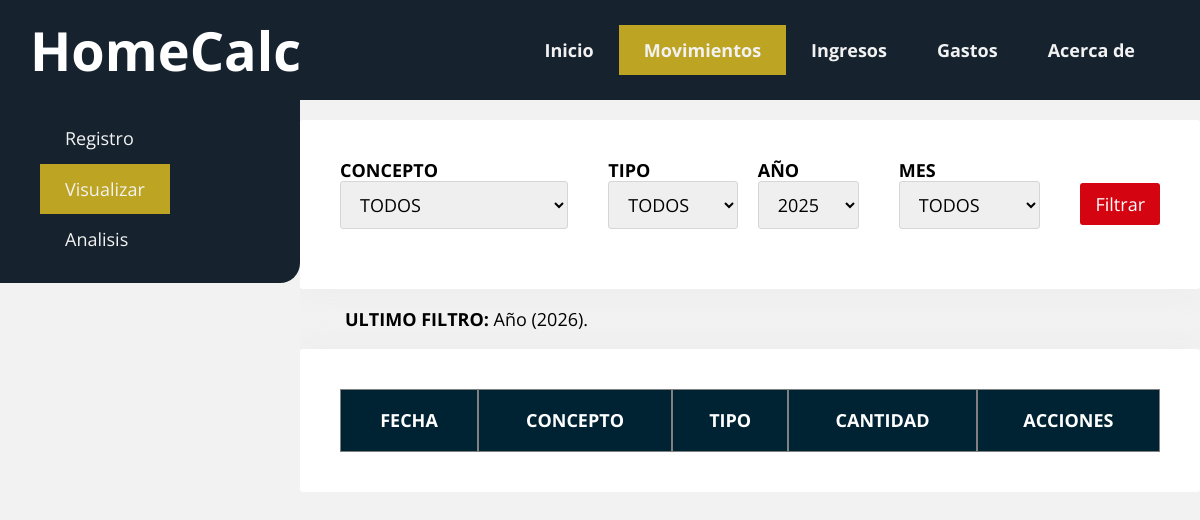
The page /manage_movements on the database as committed earlier.
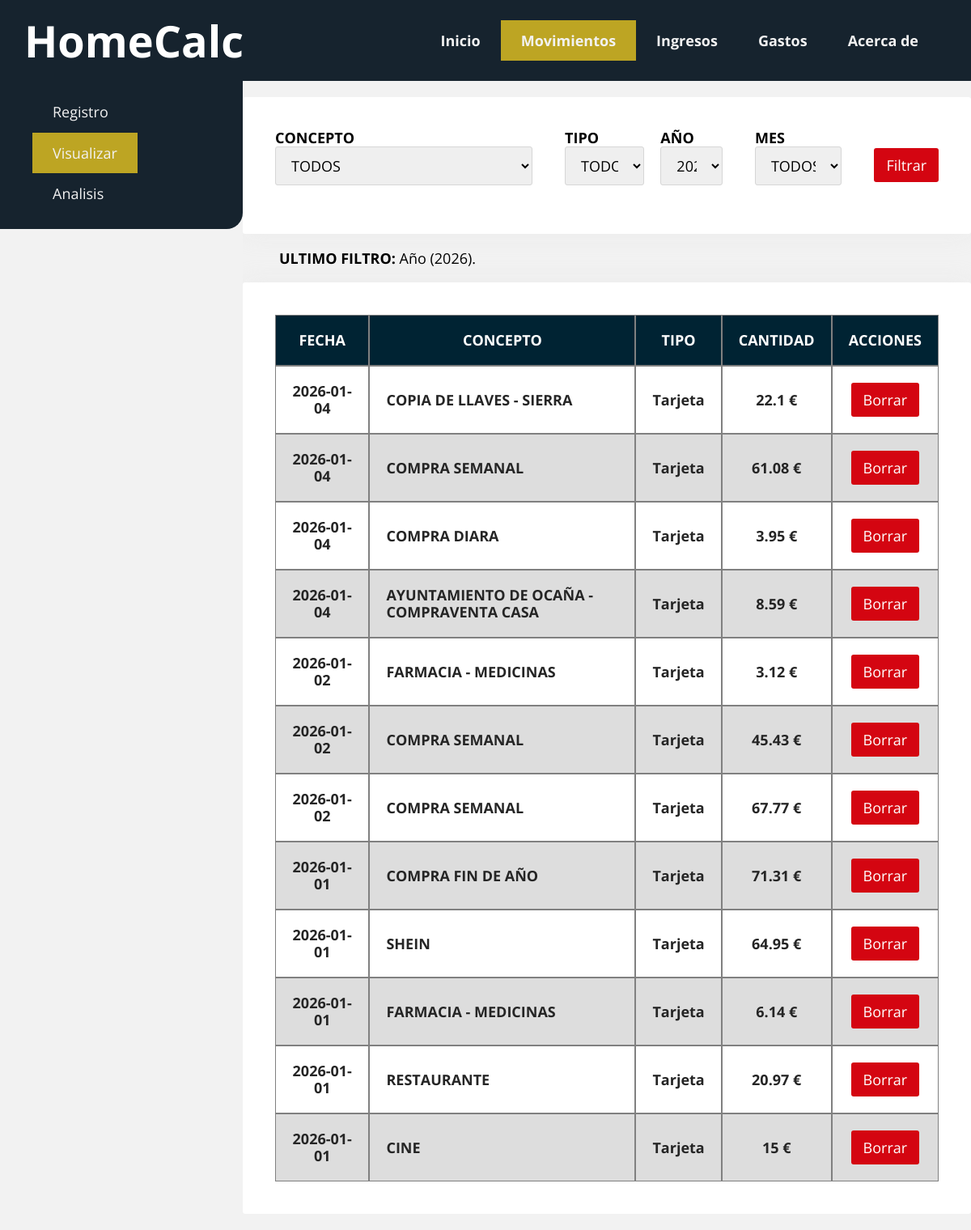
The same page on the database as committed later.
### tables this page shows
CREATE TABLE paginas (
	id INTEGER NOT NULL PRIMARY KEY AUTOINCREMENT,
	nombre TEXT(125) NOT NULL,
	enlace TEXT(250) DEFAULT ('#'),
	activo boolean DEFAULT (1)
);

CREATE TABLE movimientos
(
	id INTEGER PRIMARY KEY AUTOINCREMENT,
	fecha DATE NOT NULL,
	tipo_abono varchar(50) NOT NULL,
	concepto varchar(100) NOT NULL,
	cantidad numeric(10,2) NOT NULL
);

### homecalc.py (the view)
@app.route("/manage_movements")
def manage_movements():
    nav_buttons_query_results = nav_buttons()
    movements_concept_list_query_results = movements_concept_list()
    existing_movement_years_list_query_results = movements_year_list()
    existing_movement_months_list_query_results = movements_month_list()
    connection, cursor = dbconnection()
    webcall = open('src/db/webcalls/movements/movements_by_year.sql', mode='r')
    movement_filter_list = webcall.read()
    webcall.close()
    try:
        cursor.execute(movement_filter_list)
        movements_filter_list_query_results = cursor.fetchall()
    except Exception as e:
        print(f"Error at movement concepts query: {e}")
    finally:
        connection.close()
    year_now = datetime.datetime.now()
    year_now = year_now.year
    filtered_data = f'Año ({year_now}).'
    return render_template('movements/manage_movements.html', nav_buttons_query_results=nav_buttons_query_results, movements_concept_list_query_results=movements_concept_list_query_results, existing_movement_years_list_query_results=existing_movement_years_list_query_results, existing_movement_months_list_query_results=existing_movement_months_list_query_results, movements_filter_list_query_results=movements_filter_list_query_results, filtered_data=filtered_data)

### homecalc.py (called while the page is built)
def dbconnection():
    connection = sqlite3.connect('src/db/database/homecalc.db')
    cursor = connection.cursor()
    return connection, cursor

def nav_buttons():
    connection, cursor = dbconnection()
    webcall = open('src/db/webcalls/nav_buttons.sql', mode='r')
    nav_buttons_query = webcall.read()
    webcall.close()
    try:
        cursor.execute(nav_buttons_query)
        nav_buttons_query_results = cursor.fetchall()
    except Exception as e:
        print(f"Error al ejecutar la query: {e}")
    finally:
        connection.close()
        return nav_buttons_query_results

def movements_concept_list():
    connection, cursor = dbconnection()
    webcall = open('src/db/webcalls/movements/concepts_list.sql', mode='r')
    movement_concepts_list = webcall.read()
    webcall.close()
    try:
        cursor.execute(movement_concepts_list)
        existing_concepts_list_query_results = cursor.fetchall()
    except Exception as e:
        print(f"Error at movement concepts query: {e}")
    finally:
        connection.close()
        return existing_concepts_list_query_results

def movements_year_list():
    connection, cursor = dbconnection()
    webcall = open('src/db/webcalls/movements/movement_years_list.sql', mode='r')
    movement_years_list = webcall.read()
    webcall.close()
    try:
        cursor.execute(movement_years_list)
        existing_movement_years_list_query_results = cursor.fetchall()
    except Exception as e:
        print(f"Error at movement concepts query: {e}")
    finally:
        connection.close()
        return existing_movement_years_list_query_results

def movements_month_list():
    connection, cursor = dbconnection()
    webcall = open('src/db/webcalls/movements/movement_months_list.sql', mode='r')
    movement_months_list = webcall.read()
    webcall.close()
    try:
        cursor.execute(movement_months_list)
        existing_movement_months_list_query_results = cursor.fetchall()
    except Exception as e:
        print(f"Error at movement concepts query: {e}")
    finally:
        connection.close()
    return existing_movement_months_list_query_results

### templates/movements/manage_movements.html (shortened to what this page needs)
{% extends './base.html' %}
{% block main %}
<nav class="nav-main menu menu-izquierda">
    <ul>
        <li><a href="{{url_for('form')}}">Registro</a></li>
        <li><a href="{{url_for('manage_movements')}}" class="active">Visualizar</a></li>
        <li><a href="#">Analisis</a></li>
    </ul>
</nav>
<section class="contenedor">
    <form action="/manage_movements_filter" method="POST" class="card filter-form margen-inferior">
        <div class="margen-derecha">
            <label for="concepto" style="font-weight: bold;">CONCEPTO</label>
            <select name="concepto" class="input">
                <option name="selected_year" value="TODOS">TODOS</option>
            </select>
        </div>
        <div>
            <label for="tipoAbono" style="font-weight: bold;">TIPO</label>
            <select name="tipoAbono" class="input">
                <option name="selected_year" value="TODOS">TODOS</option>
            </select>
        </div>
        <div class="margen-derecha">
            <label for="año" style="font-weight: bold;">AÑO</label>
            <select name="año" class="input">
                {% for year in existing_movement_years_list_query_results%}
                    <option name="selected_year" value="{{ year.0 }}">{{ year.0 }}</option>
                {% endfor %}
            </select>
        </div>
        <div class="margen-derecha">
            <label for="mes" style="font-weight: bold;">MES</label>
            <select name="mes" class="input">
                <option name="selected_year" value="0">TODOS</option>
            </select>
        </div>
        <button class="boton" type="submit">Filtrar</button>
    </form>
    <div class="contenedor">
        <a style="font-weight: bold;">ULTIMO FILTRO: </a>{{ filtered_data }}
    </div>
    <table class="card tabla" id="tabla">
        <thead class="tabla-encabezado-fijo">
            <tr>
                <th class="texto-centrado">FECHA</td>
                <th class="texto-centrado">CONCEPTO</td>
                <th class="texto-centrado">TIPO</td>
                <th class="texto-centrado">CANTIDAD</td>
                <th class="texto-centrado">ACCIONES</td>
            </tr>
        </thead>
        <tbody class="tabla_con_encabezado">
        {% for extracted_data in movements_filter_list_query_results %}
            <tr>
                <td class="texto-centrado" style="font-weight:bold; color: var(--color-primario)">{{ extracted_data.1 }}</td>
                <td style="font-weight:bold; text-transform: uppercase; color: var(--color-primario)">{{ extracted_data.2 }}</td>
                <td class="texto-centrado" style="font-weight:bold; color: var(--color-primario)">{{ extracted_data.3 }}</td>
                <td class="texto-centrado" style="font-weight:bold; text-transform: uppercase; color: var(--color-primario)">{{ extracted_data.4 }} €</td>
                <td class="texto-centrado">
                    <a href="/delete_movement/{{ extracted_data.0 }}" class="boton">Borrar</a>
                </td>
            </tr>
        {% endfor %}
        </tbody>
    </table>
</section>
{% endblock %}

### templates/base.html (shortened to what this page needs)
<!DOCTYPE html>
<html>
<head>
    <link rel="stylesheet" href="{{ url_for('static', filename='css/normalize.css') }}">
    <link rel="stylesheet" href="{{ url_for('static', filename='css/framework.css') }}">
    <link rel="stylesheet" href="{{ url_for('static', filename='css/style.css') }}">
</head>
<body class="col-5">
    <header class="top-header">
        <h1 class="top-title padding-izquierda display-2">HomeCalc</h1>
        <nav class="top-nav menu menu-derecha">
            <ul class="nav-top_menu">
                {% for button in nav_buttons_query_results %}
                    <li class="nav-top_menu--option
                    {% if request.path == url_for('manage_movements') and button.1 == 'form' %}active{% endif %}
                    {% if request.path == url_for('about') and button.1 == 'about' %}active{% endif %}">
                    <a href="{{ button.1 }}">{{ button.0 }}</a></li>
                {% endfor %}
            </ul>
        </nav>
    </header>
    <main class="contenedor-ancho main-distribution no-margen no-padding">
        {% block main %}{% endblock %}
    </main>
</body>
</html>

### static/css/framework.css (style rules this page uses)
*, *::after, *::before { box-sizing: border-box; }
:root { --fuente: 'Open Sans', sans-serif; --fondo: #f2f2f2; --ancho-contenedor: 1200px; --color-primario: #252525; --color-primario-accion: rgb(81, 20, 194); --color-secundario: rgb(212, 5, 17); --color-secundario-accion: rgb(0, 131, 61); --color-terciario: rgb(255, 204, 0); --color-table_header: rgb(9, 25, 77); --color-filas_tabla: #D7D7D7; --color-text_menu: #f2f2f2; }
body { background: var(--fondo); font-family: var(--fuente); font-size: 18px; display: flex; flex-direction: column; min-height: 100vh; overflow-y: scroll; }
.contenedor { max-width: 90%; width: var(--ancho-contenedor); margin: 20px auto; overflow: hidden; }
.contenedor-ancho { width: 100%; padding: 0 40px; margin: 20px auto; }
.card { padding: 40px; background: #fff; border-radius: 3px; box-shadow: 0px 0px 30px rgba(221,221,221,0.3); }
.col-5 { grid-template-columns: repeat(5, 1fr); }
.menu { background: #252525; display: flex; flex-wrap: wrap; padding-right: 40px; }
.menu ul { display: flex; flex-direction: row; list-style-type: none; }
.menu a { color: var(--color-text_menu); text-decoration: none; display: flex; align-items: center; padding: 15px 25px; transition: .3s ease all; font-size: 18px; justify-content: space-between; transition: background-color 2s ; }
.active { color: var(--color-primario); background: var(--color-terciario); }
h1, h2, h3, h4, h5, h6 { margin-top: 0; }
.display-2 { font-weight: 700; font-size: 54px; }
.tabla { width: 100%; background-color: white; text-align: left; border-collapse: separate; border-spacing: 0px; }
.tabla td, th { padding: 20px; border: 0.5px solid grey; }
.tabla thead { background-color: var(--color-table_header); border-bottom: 5px solid black; color: white; font-weight: bold; box-shadow: 0 -20px 0 20px #fff; }
.tabla tr:nth-child(even) { background-color: #ddd; }
.tabla-encabezado-fijo { position: sticky; top: 0; }
.tabla_con_encabezado { overflow-y: scroll; overflow-x: scroll; }
form * { font-family: var(--fuente); }
form .input { padding: 10px 15px; border-radius: 3px; border: 1px solid #d6d6d6; transition: .3s ease all; width: 100%; margin-bottom: 20px; }
.boton { background: var(--color-secundario); border: none; cursor: pointer; color: #fff; display: inline-block; padding: 10px 15px; border-radius: 3px; text-align: center; line-height: 22px; transition: .3s ease all; text-decoration: none; }
.no-margen { margin:0 }
.margen-inferior { margin-bottom: 20px; }
.margen-derecha { margin-right: 20px; }
.no-padding { padding: 0px; }
.padding-izquierda { padding-left: 20px; }
.texto-centrado { text-align: center; }
.menu-derecha { justify-content: flex-end; }
.menu-izquierda { justify-content: flex-start; }

### static/css/style.css (style rules this page uses)
:root { --header-hight: 100px; --dinamic-100-width: 100dvw; --dinamic-100-height: 100dvhS; --color-1: #16232e; --color-2: #164c45; --color-3: #cc8d1a; --color-4: #e3c75f; --color-5: #bda523; --color-terciario: #bda523; --color-table_header: #002333; }
@media screen and (min-width: 1024px) { .main-distribution { width: var(--dinamic-100-width); display: flex; flex-direction: row; justify-content: space-between; } }
@media screen and (min-width: 1024px) { .nav-main { background: var(--color-1); width: var(--dinamic-100-width); align-self: flex-start; margin-top: -5px; z-index: 1; } }
@media screen and (min-width: 1024px) { .filter-form { display: flex; gap: 20px; align-items: center; } }

Rows that differ between the two databases and show on the page:
added movimientos: fecha "2026-01-04", concepto "COPIA DE LLAVES - SIERRA", extracted_data "Tarjeta", cantidad "22.1"
added movimientos: fecha "2026-01-04", concepto "COMPRA SEMANAL", extracted_data "Tarjeta", cantidad "61.08"
added movimientos: fecha "2026-01-04", concepto "COMPRA DIARA", extracted_data "Tarjeta", cantidad "3.95"
added movimientos: fecha "2026-01-04", concepto "AYUNTAMIENTO DE OCAÑA - COMPRAVENTA CASA", extracted_data "Tarjeta", cantidad "8.59"
added movimientos: fecha "2026-01-02", concepto "FARMACIA - MEDICINAS", extracted_data "Tarjeta", cantidad "3.12"
added movimientos: fecha "2026-01-02", concepto "COMPRA SEMANAL", extracted_data "Tarjeta", cantidad "45.43"
added movimientos: fecha "2026-01-02", concepto "COMPRA SEMANAL", extracted_data "Tarjeta", cantidad "67.77"
added movimientos: fecha "2026-01-01", concepto "COMPRA FIN DE AÑO", extracted_data "Tarjeta", cantidad "71.31"
added movimientos: fecha "2026-01-01", concepto "SHEIN", extracted_data "Tarjeta", cantidad "64.95"
added movimientos: fecha "2026-01-01", concepto "FARMACIA - MEDICINAS", extracted_data "Tarjeta", cantidad "6.14"
added movimientos: fecha "2026-01-01", concepto "RESTAURANTE", extracted_data "Tarjeta", cantidad "20.97"
added movimientos: fecha "2026-01-01", concepto "CINE", extracted_data "Tarjeta", cantidad "15"
Other text that changed with them:
form field año: "2025" → "2026"
